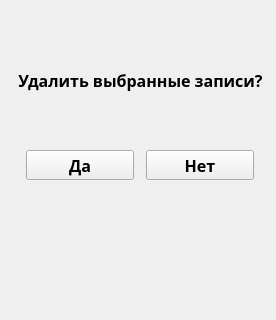
<?xml version="1.0" encoding="UTF-8"?>
<ui version="4.0">
 <class>Form</class>
 <widget class="QWidget" name="Form">
  <property name="geometry">
   <rect>
    <x>0</x>
    <y>0</y>
    <width>276</width>
    <height>320</height>
   </rect>
  </property>
  <property name="windowTitle">
   <string>Подтверждение</string>
  </property>
  <widget class="QLabel" name="label">
   <property name="geometry">
    <rect>
     <x>10</x>
     <y>30</y>
     <width>261</width>
     <height>101</height>
    </rect>
   </property>
   <property name="minimumSize">
    <size>
     <width>261</width>
     <height>101</height>
    </size>
   </property>
   <property name="maximumSize">
    <size>
     <width>261</width>
     <height>101</height>
    </size>
   </property>
   <property name="font">
    <font>
     <family>Myanmar Text</family>
     <pointsize>12</pointsize>
     <weight>75</weight>
     <bold>true</bold>
    </font>
   </property>
   <property name="text">
    <string>Удалить выбранные записи?</string>
   </property>
   <property name="alignment">
    <set>Qt::AlignCenter</set>
   </property>
  </widget>
  <widget class="QWidget" name="horizontalWidget" native="true">
   <property name="geometry">
    <rect>
     <x>20</x>
     <y>140</y>
     <width>240</width>
     <height>50</height>
    </rect>
   </property>
   <layout class="QHBoxLayout" name="horizontalLayout">
    <item>
     <widget class="QPushButton" name="button_yes">
      <property name="minimumSize">
       <size>
        <width>108</width>
        <height>30</height>
       </size>
      </property>
      <property name="maximumSize">
       <size>
        <width>108</width>
        <height>30</height>
       </size>
      </property>
      <property name="font">
       <font>
        <family>Myanmar Text</family>
        <pointsize>12</pointsize>
        <weight>75</weight>
        <bold>true</bold>
       </font>
      </property>
      <property name="text">
       <string>Да</string>
      </property>
     </widget>
    </item>
    <item>
     <widget class="QPushButton" name="button_no">
      <property name="minimumSize">
       <size>
        <width>108</width>
        <height>30</height>
       </size>
      </property>
      <property name="maximumSize">
       <size>
        <width>108</width>
        <height>30</height>
       </size>
      </property>
      <property name="font">
       <font>
        <family>Myanmar Text</family>
        <pointsize>12</pointsize>
        <weight>75</weight>
        <bold>true</bold>
       </font>
      </property>
      <property name="text">
       <string>Нет</string>
      </property>
     </widget>
    </item>
   </layout>
  </widget>
 </widget>
 <resources/>
 <connections/>
</ui>
